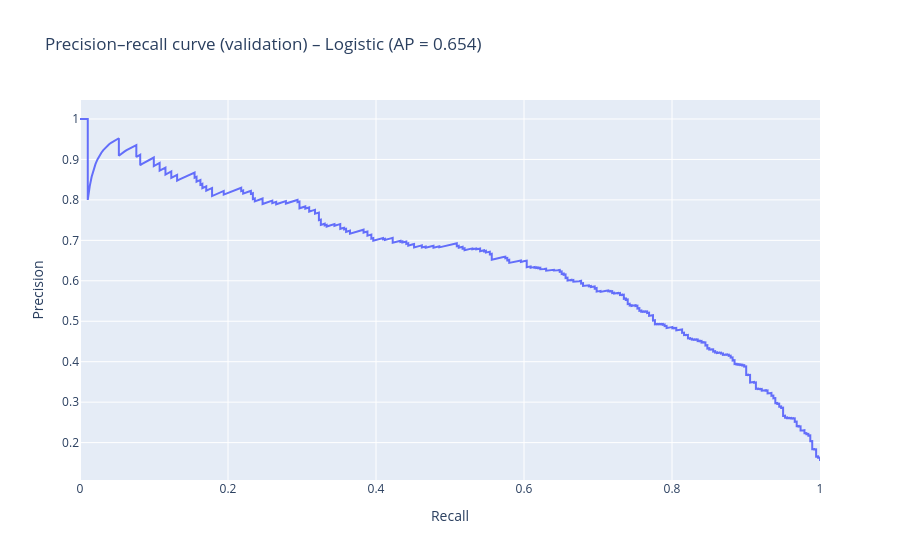

The notebook cell this image was saved under:
### Markdown cell above
## 3.5 Precision-Recall Curve — Logistic Regression

### Code cell
prec, rec, thr = precision_recall_curve(Y_val, Y_val_prob)
ap = average_precision_score(Y_val, Y_val_prob)

fig = go.Figure()
fig.add_trace(go.Scatter(x=rec, y=prec, mode="lines", name="Logistic (val)"))

fig.update_layout(
    title=f"Precision–recall curve (validation) – Logistic (AP = {ap:.3f})",
)
fig.update_xaxes(title_text="Recall")
fig.update_yaxes(title_text="Precision")
fig.show()

### Figure 1 — Plotly figure (JSON) as saved in the notebook; plotly's stock layout.template omitted (floating-point values rounded to 4 significant figures; data arrays with more than 128 entries replaced by an {"elided": "..."} marker saying what was removed)
{"data": [{"mode": "lines", "name": "Logistic (val)", "type": "scatter", "x": {"elided": "2457 float values"}, "y": {"elided": "2457 float values"}}], "layout": {"title": {"text": "Precision–recall curve (validation) – Logistic (AP = 0.654)"}, "xaxis": {"title": {"text": "Recall"}}, "yaxis": {"title": {"text": "Precision"}}}}
